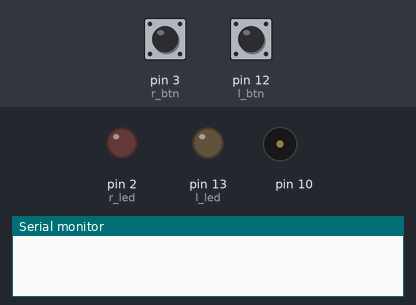
Bench run of a sketch on a simulated Arduino Uno, built with avr-gcc and run on an emulated ATmega328P. Parts: output pins drawn as LEDs (lit = HIGH), buzzer (waves = sounding), the last lines printed to the serial monitor. Dashed ring = blinking. The inputs (shaded band) are chosen by the test bench; at power-on: pin 3 (r_btn) HIGH, pin 12 (l_btn) HIGH.

Above: at 1.8 s.
1.9 s: pin 3 (r_btn) pulled LOW for 0.6 s
At 2.9 s:
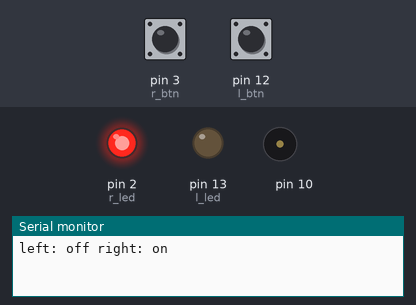
5.0 s: pin 12 (l_btn) pulled LOW for 0.6 s
At 6.4 s:
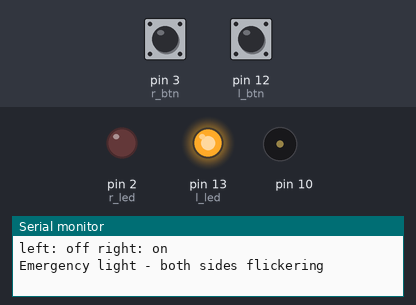
8.6 s: pin 3 (r_btn) pulled LOW for 1 s
At 9.8 s:
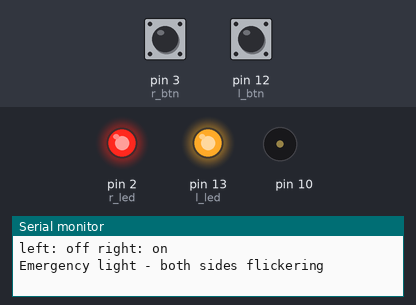
12.6 s: pin 12 (l_btn) pulled LOW for 1 s
At 13.05 s:
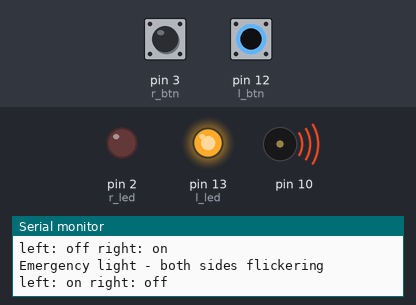
15.5 s: pin 12 (l_btn) pulled LOW for 3.2 s
At 20.05 s:
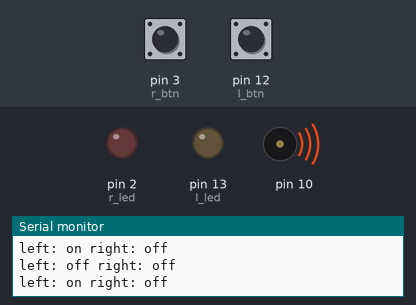
21.7 s: pin 3 (r_btn) pulled LOW for 3.2 s
At 26.05 s:
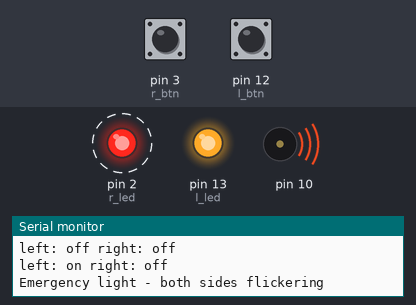
Timing chart, 0 to 27.4 s (numbered marks = the images above; inputs shaded):
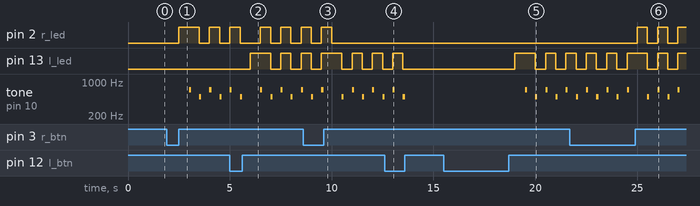

The sketch:

3_car_winker.ino
```cpp
// 2015312229 Yoseob Kim
const int l_btn = 12;
const int r_btn = 3;
const int tiktok = 10;
const int l_led = 13;
const int r_led = 2;

bool pressed[2], toggle[2];

void setup(){
  Serial.begin(9600);
  pinMode(l_btn, INPUT_PULLUP); // left button with pullup R
  pinMode(r_btn, INPUT_PULLUP); // right button with pullup R
  pinMode(l_led, OUTPUT); // left direction led
  pinMode(r_led, OUTPUT); // right direction led
  pressed[0] = pressed[1] = false; // 0 = left, 1 = right
  toggle[0] = toggle[1] = false;
}

void loop(){
  int left, right;
  static bool flicker = false;
  left = digitalRead(l_btn);
  right = digitalRead(r_btn);

  // if one of the switches is pressed: just check pressed button
  if(left == LOW || right == LOW){
    pressed[0] = !left;
    pressed[1] = !right;
  }

  if(left == HIGH || right == HIGH){
    // if pressed button is just released:
    if(pressed[0] && left == HIGH || pressed[1] && right == HIGH){
      if(pressed[0] && left == HIGH){
        toggle[0] = !toggle[0];
        digitalWrite(l_led, (toggle[0]?HIGH:LOW));
      }
      if(pressed[1] && right == HIGH){
        toggle[1] = !toggle[1];
        digitalWrite(r_led, (toggle[1]?HIGH:LOW));
      }

      // print current status
      if(toggle[0] && toggle[1]){
        Serial.println("Emergency light - both sides flickering");
      }
      else{
        Serial.print(String("left: ")+(toggle[0]?"on":"off"));
        Serial.println(String(" right: ")+(toggle[1]?"on":"off"));
      }
    }
    // normal case - not related to current switch input
    else{
      // do sth only if at least one of the toggle is on:
      if(toggle[0] || toggle[1]){
        flicker = !flicker; // synchronize flicker
        if(flicker){
          tone(10, 700, 100);
          if(toggle[0]){
          	digitalWrite(l_led, HIGH);
          }
          if(toggle[1]){
            digitalWrite(r_led, HIGH);
          }
        }
        else { // flicker on and off with 0.5s periods
          tone(10, 500, 100);
          if(toggle[0]){
          	digitalWrite(l_led, LOW);
          }
          if(toggle[1]){
            digitalWrite(r_led, LOW);
          }
        }
      }
    }

    // adjust pressed status value
    if(left == HIGH){
      pressed[0] = false;
    }
    if(right == HIGH){
      pressed[1] = false;
    }
  }

  delay(500); // loop with 0.5s periods
}
```

Measured:
- after the input at 1.9 s, pin 2 (r_led): LOW → HIGH after 0.60 s, → LOW 1.0 s later, → HIGH 0.50 s later, → LOW 0.50 s later; tone on pin 10: plays 700 Hz for 0.10 s, 500 Hz for 0.10 s, 700 Hz for 0.10 s, 500 Hz for 0.10 s, starting after 1.1 s
- after the input at 5.0 s, pin 13 (l_led): goes HIGH 1.0 s, LOW 0.50 s, HIGH 0.50 s, LOW 0.50 s, then HIGH, starting after 1.0 s
- after the input at 8.6 s, pin 2 (r_led): goes on until 10.0 s, then stays LOW
- after the input at 12.6 s, pin 13 (l_led): goes on until 13.5 s, then stays LOW; tone on pin 10: goes on until 13.6 s, then stays silent
- after the input at 15.5 s, pin 13 (l_led): goes HIGH 1.0 s, LOW 0.50 s, HIGH 0.50 s, LOW 0.50 s, then HIGH, starting after 3.5 s; tone on pin 10: silent → 700 Hz after 4.0 s, then repeats every 1.0 s: silent 0.40 s, 500 Hz 0.10 s, silent 0.40 s, 700 Hz 0.10 s
- after the input at 21.7 s, pin 2 (r_led): alternates HIGH for 0.50 s and LOW for 0.50 s, starting after 3.3 s
